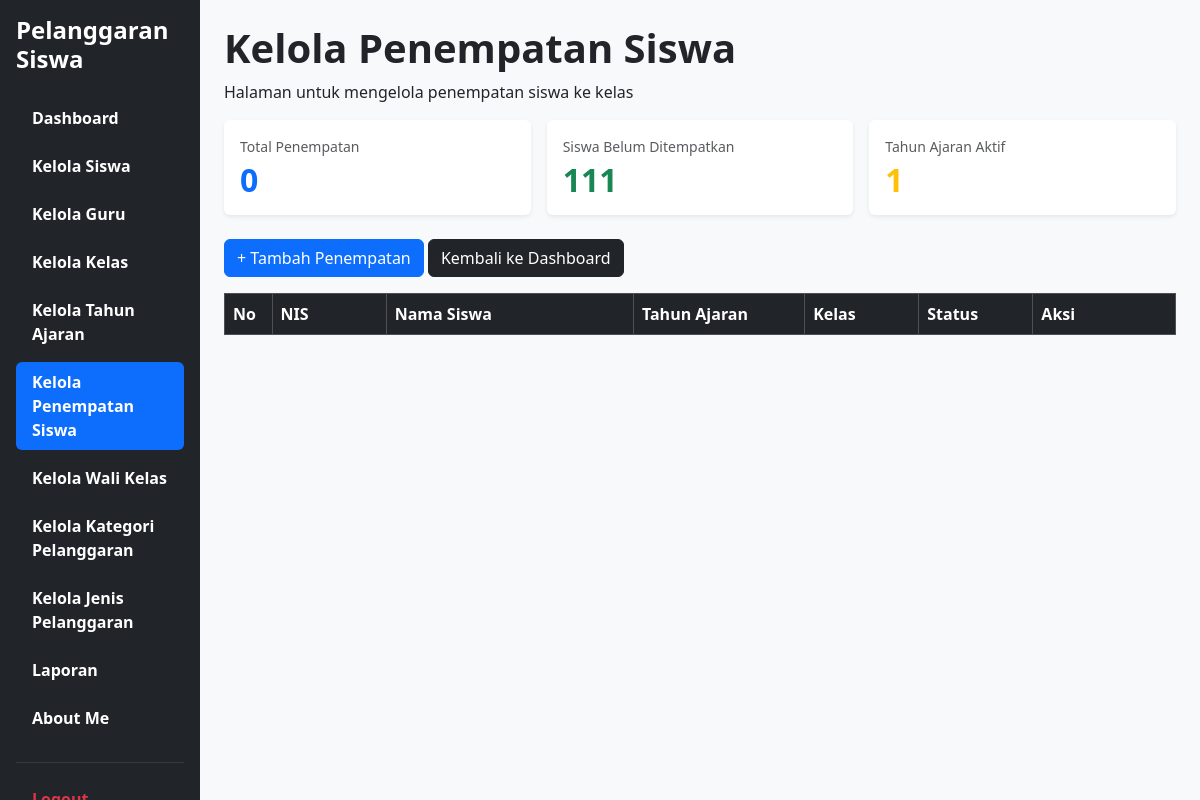
The page /Kelola_Penempatan_Siswa.php (signed in) on the database as committed earlier.
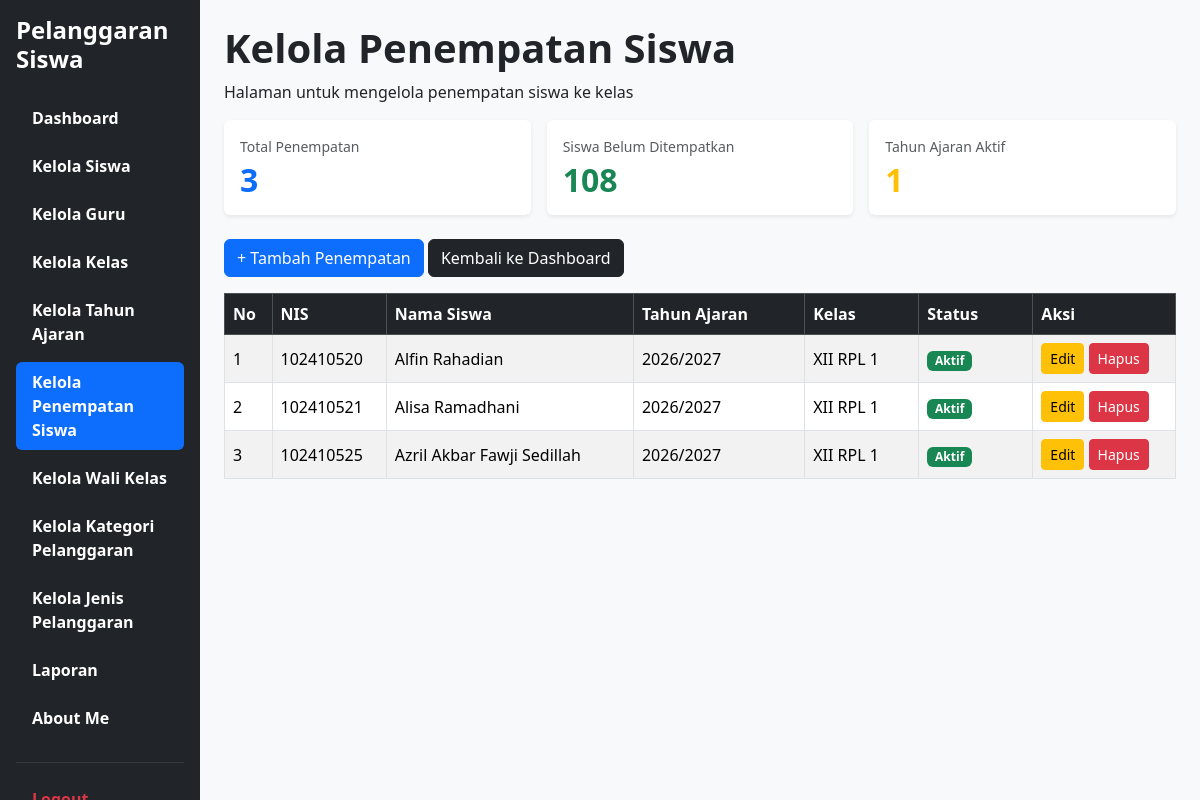
The same page on the database as committed later.
### tables this page shows
CREATE TABLE `t_kelas_siswa` (
  `id` int(11) NOT NULL,
  `siswa_id` int(11) DEFAULT NULL,
  `tahun_ajaran_id` int(11) DEFAULT NULL,
  `kelas_id` int(11) DEFAULT NULL,
  `tanggal_mulai` date NOT NULL,
  `tanggal_selesai` date NOT NULL,
  `status_aktif` tinyint(1) NOT NULL,
  `created_at` timestamp NOT NULL DEFAULT current_timestamp(),
  `updated_at` timestamp NOT NULL DEFAULT current_timestamp()
);

CREATE TABLE `t_siswa` (
  `id` int(11) NOT NULL,
  `nis` varchar(30) DEFAULT NULL,
  `nisn` varchar(20) NOT NULL,
  `nama` varchar(150) DEFAULT NULL,
  `jenis_kelamin` char(1) NOT NULL,
  `tanggal_lahir` date NOT NULL,
  `alamat` text NOT NULL,
  `status_aktif` tinyint(1) NOT NULL,
  `created_at` timestamp NOT NULL DEFAULT current_timestamp(),
  `updated_at` timestamp NOT NULL DEFAULT current_timestamp()
);

CREATE TABLE `t_tahun_ajaran` (
  `id` int(11) NOT NULL,
  `nama` varchar(20) DEFAULT NULL,
  `tanggal_mulai` date NOT NULL,
  `tanggal_selesai` date NOT NULL,
  `status_aktif` tinyint(1) NOT NULL,
  `created_at` timestamp NOT NULL DEFAULT current_timestamp(),
  `updated_at` timestamp NOT NULL DEFAULT current_timestamp()
);

CREATE TABLE `t_kelas` (
  `id` int(11) NOT NULL,
  `nama` varchar(100) DEFAULT NULL,
  `tingkat` varchar(20) NOT NULL,
  `jurusan` varchar(100) NOT NULL,
  `tahun_ajaran_id` int(11) DEFAULT NULL,
  `status_aktif` tinyint(1) NOT NULL,
  `created_at` timestamp NOT NULL DEFAULT current_timestamp(),
  `updated_at` timestamp NOT NULL DEFAULT current_timestamp()
);

### Kelola_Penempatan_Siswa.php (the view, shortened to what this page needs)
<?php
require_once __DIR__ . '/config/koneksi.php';
$countTotalPenempatan = 0;
$countBelumDitempatkan = 0;
$countTahunAktif = 0;
$resTotal = $koneksi->query("SELECT COUNT(*) as total FROM t_kelas_siswa");
if ($resTotal) {
    $countTotalPenempatan = $resTotal->fetch_assoc()['total'];
}
$resBelum = $koneksi->query("SELECT COUNT(*) as total FROM t_siswa s LEFT JOIN t_kelas_siswa ks ON s.id = ks.siswa_id WHERE ks.id IS NULL");
if ($resBelum) {
    $countBelumDitempatkan = $resBelum->fetch_assoc()['total'];
}
$resTahun = $koneksi->query("SELECT COUNT(*) as total FROM t_tahun_ajaran WHERE status_aktif = 1");
if ($resTahun) {
    $countTahunAktif = $resTahun->fetch_assoc()['total'];
}
$data = mysqli_query(
    $koneksi,
    "SELECT
        ks.id,
        s.nis,
        s.nama AS nama_siswa,
        ta.nama AS tahun_ajaran,
        k.nama AS nama_kelas,
        s.status_aktif AS status_aktif
    FROM t_kelas_siswa ks
    INNER JOIN t_siswa s ON ks.siswa_id = s.id
    INNER JOIN t_tahun_ajaran ta ON ks.tahun_ajaran_id = ta.id
    INNER JOIN t_kelas k ON ks.kelas_id = k.id
    ORDER BY ks.id ASC"
);
?>
<!DOCTYPE html>
<html lang="id">
<head>
    <link href="https://cdn.jsdelivr.net/npm/bootstrap@5.3.8/dist/css/bootstrap.min.css" rel="stylesheet">
    <link rel="stylesheet" href="https://cdn.datatables.net/2.3.4/css/dataTables.bootstrap5.min.css">
</head>
<body class="bg-light">
<div class="container-fluid">
    <div class="row">
        <div class="col-md-3 col-lg-2 bg-dark min-vh-100 p-3 sticky-top" style="top: 0; height: 100vh; overflow-y: auto;">
            <h4 class="text-white fw-bold mb-4">
            Pelanggaran Siswa
            </h4>
            <ul class="nav nav-pills flex-column">
                <li class="nav-item mb-2">
                    <a href="dashboard.php" class="nav-link text-white">
                    <span class="fw-bold">Dashboard</span>
                    </a>
                </li>
                <li class="nav-item mb-2">
                    <a href="Kelola_Siswa.php" class="nav-link text-white">
                    <span class="fw-bold">Kelola Siswa</span>
                    </a>
                </li>
                <li class="nav-item mb-2">
                    <a href="Kelola_Guru.php" class="nav-link text-white">
                    <span class="fw-bold">Kelola Guru</span>
                    </a>
                </li>
                <li class="nav-item mb-2">
                    <a href="Kelola_Kelas.php" class="nav-link text-white">
                    <span class="fw-bold">Kelola Kelas</span>
                    </a>
                </li>
                <li class="nav-item mb-2">
                    <a href="Kelola_Tahun_Ajaran.php" class="nav-link text-white">
                    <span class="fw-bold">Kelola Tahun Ajaran</span>
                    </a>
                </li>
                <li class="nav-item mb-2">
                    <a href="Kelola_Penempatan_Siswa.php" class="nav-link active">
                    <span class="fw-bold">Kelola Penempatan Siswa</span>
                    </a>
                </li>
                <li class="nav-item mb-2">
                    <a href="Kelola_Wali_Kelas.php" class="nav-link text-white">
                    <span class="fw-bold">Kelola Wali Kelas</span>
                    </a>
                </li>
                <li class="nav-item mb-2">
                    <a href="Kelola_Kategori_Pelanggaran.php" class="nav-link text-white">
                    <span class="fw-bold">Kelola Kategori Pelanggaran</span>
                    </a>
                </li>
                <li class="nav-item mb-2">
                    <a href="Kelola_Jenis_Pelanggaran.php" class="nav-link text-white">
                    <span class="fw-bold">Kelola Jenis Pelanggaran</span>
                    </a>
                </li>
                <li class="nav-item mb-2">
                    <a href="Laporan.php" class="nav-link text-white">
                    <span class="fw-bold">Laporan</span>
                    </a>
                </li>
                <li class="nav-item mb-2">
                    <a href="about_me.php" class="nav-link text-white">
                    <span class="fw-bold">About Me</span>
                    </a>
                </li>
                <hr class="text-secondary">
                <li class="nav-item">
                    <a href="logout.php" class="nav-link text-danger">
                    <span class="fw-bold">Logout</span>
                    </a>
                </li>
            </ul>
        </div>
        <main class="col-md-9 col-lg-10 p-4">
            <h1><strong>Kelola Penempatan Siswa</strong></h1>
            <p>Halaman untuk mengelola penempatan siswa ke kelas</p>
            <div class="row g-3 mb-4">
                <div class="col-md-4">
                    <div class="card shadow-sm border-0 p-3 h-100">
                        <span class="text-muted small mb-1">Total Penempatan</span>
                        <h2 class="fw-bold mb-0 text-primary"><?= $countTotalPenempatan ?></h2>
                    </div>
                </div>
                <div class="col-md-4">
                    <div class="card shadow-sm border-0 p-3 h-100">
                        <span class="text-muted small mb-1">Siswa Belum Ditempatkan</span>
                        <h2 class="fw-bold mb-0 text-success"><?= $countBelumDitempatkan ?></h2>
                    </div>
                </div>
                <div class="col-md-4">
                    <div class="card shadow-sm border-0 p-3 h-100">
                        <span class="text-muted small mb-1">Tahun Ajaran Aktif</span>
                        <h2 class="fw-bold mb-0 text-warning"><?= $countTahunAktif ?></h2>
                    </div>
                </div>
            </div>
            <div class="mb-3">
                <a href="Tambah_Penempatan_Siswa.php" class="btn btn-primary">
                    + Tambah Penempatan
                </a>
                <a href="dashboard.php" class="btn btn-dark">
                     Kembali ke Dashboard
                </a>
            </div>
            <div class="table-responsive">
                <table id="tabelPenempatan" class="table table-hover table-striped table-bordered align-middle">
                    <thead class="table-dark">
                        <tr>
                            <th width="5%">No</th>
                            <th width="12%">NIS</th>
                            <th>Nama Siswa</th>
                            <th width="18%">Tahun Ajaran</th>
                            <th width="12%">Kelas</th>
                            <th width="12%">Status</th>
                            <th width="15%">Aksi</th>
                        </tr>
                    </thead>
                    <tbody>
                        <?php if ($data && mysqli_num_rows($data) > 0): ?>
                            <?php $no = 1; ?>
                            <?php while ($d = mysqli_fetch_assoc($data)): ?>
                                <tr>
                                    <td><?= $no++ ?></td>
                                    <td><?= htmlspecialchars($d['nis']) ?></td>
                                    <td><?= htmlspecialchars($d['nama_siswa']) ?></td>
                                    <td><?= htmlspecialchars($d['tahun_ajaran']) ?></td>
                                    <td><?= htmlspecialchars($d['nama_kelas']) ?></td>
                                    <td>
                                        <?php if ((int)$d['status_aktif'] === 1): ?>
                                            <span class="badge bg-success">Aktif</span>
                                        <?php else: ?>
                                            <span class="badge bg-secondary">Tidak Aktif</span>
                                        <?php endif; ?>
                                    </td>
                                    <td>
                                        <a href="edit_penempatan_Siswa.php?id=<?= (int)$d['id'] ?>" class="btn btn-warning btn-sm">Edit</a>
                                        <a href="hapus_penempatan_Siswa.php?id=<?= (int)$d['id'] ?>" class="btn btn-danger btn-sm" onclick="return confirm('Yakin ingin menghapus data ini?')">Hapus</a>
                                    </td>
                                </tr>
                            <?php endwhile; ?>
                        <?php endif; ?>
                    </tbody>
                </table>
            </div>
        </main>
    </div>
</div>
</body>
</html>

Rows that differ between the two databases and show on the page:
added t_kelas_siswa: siswa.nis "102410520", siswa.nama "Alfin Rahadian", tahun_ajaran.nama "2026/2027", kelas.nama "XII RPL 1"
added t_kelas_siswa: siswa.nis "102410521", siswa.nama "Alisa Ramadhani", tahun_ajaran.nama "2026/2027", kelas.nama "XII RPL 1"
added t_kelas_siswa: siswa.nis "102410525", siswa.nama "Azril Akbar Fawji Sedillah", tahun_ajaran.nama "2026/2027", kelas.nama "XII RPL 1"
Other text that changed with them:
$countTotalPenempatan: "0" → "3"
$countBelumDitempatkan: "111" → "108"
